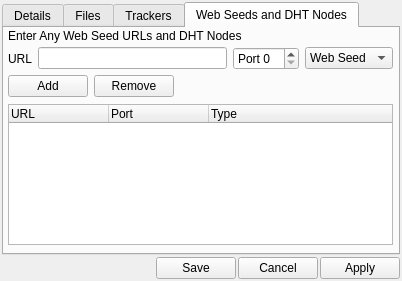
<?xml version="1.0" encoding="UTF-8"?>
<ui version="4.0">
 <class>DialogCreateTorrent</class>
 <widget class="QDialog" name="DialogCreateTorrent">
  <property name="geometry">
   <rect>
    <x>0</x>
    <y>0</y>
    <width>402</width>
    <height>281</height>
   </rect>
  </property>
  <property name="windowTitle">
   <string>Dialog</string>
  </property>
  <layout class="QGridLayout" name="gridLayout_5">
   <property name="margin">
    <number>2</number>
   </property>
   <property name="spacing">
    <number>2</number>
   </property>
   <item row="0" column="0">
    <widget class="QTabWidget" name="tabWidget">
     <property name="currentIndex">
      <number>3</number>
     </property>
     <widget class="QWidget" name="tabDetails">
      <attribute name="title">
       <string>Details</string>
      </attribute>
      <layout class="QGridLayout" name="gridLayout_4">
       <property name="margin">
        <number>4</number>
       </property>
       <property name="spacing">
        <number>4</number>
       </property>
       <item row="0" column="0">
        <layout class="QGridLayout" name="gridLayout_2">
         <item row="0" column="0">
          <widget class="QLabel" name="label">
           <property name="text">
            <string>Creator</string>
           </property>
          </widget>
         </item>
         <item row="0" column="1">
          <widget class="QLineEdit" name="lineEdit">
           <property name="text">
            <string>Panthera 0.0.1.0 Alpha</string>
           </property>
          </widget>
         </item>
        </layout>
       </item>
       <item row="1" column="0">
        <widget class="QLabel" name="label_2">
         <property name="text">
          <string>Comment</string>
         </property>
        </widget>
       </item>
       <item row="2" column="0">
        <widget class="QPlainTextEdit" name="plainTextEdit"/>
       </item>
       <item row="3" column="0">
        <layout class="QGridLayout" name="gridLayout_3">
         <item row="0" column="0">
          <widget class="QLabel" name="label_3">
           <property name="text">
            <string>Piece Size (KB/s</string>
           </property>
          </widget>
         </item>
         <item row="1" column="0">
          <widget class="QLabel" name="label_4">
           <property name="text">
            <string>Output File Name</string>
           </property>
          </widget>
         </item>
         <item row="0" column="1" colspan="2">
          <widget class="QLineEdit" name="lineEdit_2"/>
         </item>
         <item row="1" column="1">
          <widget class="QLineEdit" name="lineEdit_3"/>
         </item>
         <item row="1" column="2">
          <widget class="QToolButton" name="toolButton">
           <property name="text">
            <string>...</string>
           </property>
          </widget>
         </item>
        </layout>
       </item>
       <item row="4" column="0">
        <widget class="QCheckBox" name="checkBox">
         <property name="text">
          <string>Private</string>
         </property>
        </widget>
       </item>
      </layout>
     </widget>
     <widget class="QWidget" name="tabFiles">
      <attribute name="title">
       <string>Files</string>
      </attribute>
      <layout class="QGridLayout" name="gridLayout_7">
       <property name="margin">
        <number>4</number>
       </property>
       <property name="spacing">
        <number>4</number>
       </property>
       <item row="0" column="0">
        <widget class="QLabel" name="label_5">
         <property name="text">
          <string>Select The Files And Directories The Torrent Will Contain</string>
         </property>
        </widget>
       </item>
       <item row="1" column="0">
        <layout class="QGridLayout" name="gridLayout_6">
         <item row="0" column="0">
          <widget class="QPushButton" name="pushButton_4">
           <property name="text">
            <string>File</string>
           </property>
          </widget>
         </item>
         <item row="0" column="1">
          <widget class="QPushButton" name="pushButton_5">
           <property name="text">
            <string>Directory</string>
           </property>
          </widget>
         </item>
         <item row="0" column="2">
          <spacer name="horizontalSpacer_2">
           <property name="orientation">
            <enum>Qt::Horizontal</enum>
           </property>
           <property name="sizeHint" stdset="0">
            <size>
             <width>40</width>
             <height>20</height>
            </size>
           </property>
          </spacer>
         </item>
        </layout>
       </item>
       <item row="2" column="0">
        <widget class="QListWidget" name="listWidget"/>
       </item>
      </layout>
     </widget>
     <widget class="QWidget" name="tabTrackers">
      <attribute name="title">
       <string>Trackers</string>
      </attribute>
      <layout class="QGridLayout" name="gridLayout_10">
       <property name="margin">
        <number>4</number>
       </property>
       <property name="spacing">
        <number>2</number>
       </property>
       <item row="0" column="0">
        <layout class="QGridLayout" name="gridLayout_8">
         <item row="0" column="0" colspan="3">
          <widget class="QLabel" name="label_6">
           <property name="text">
            <string>Enter The Tracker URLs of the Torrent</string>
           </property>
          </widget>
         </item>
         <item row="1" column="0">
          <widget class="QLabel" name="label_7">
           <property name="text">
            <string>URL</string>
           </property>
          </widget>
         </item>
         <item row="1" column="1">
          <widget class="QLineEdit" name="lineEdit_4"/>
         </item>
         <item row="1" column="2">
          <widget class="QSpinBox" name="spinBox">
           <property name="sizePolicy">
            <sizepolicy hsizetype="Minimum" vsizetype="Fixed">
             <horstretch>0</horstretch>
             <verstretch>0</verstretch>
            </sizepolicy>
           </property>
           <property name="minimumSize">
            <size>
             <width>60</width>
             <height>0</height>
            </size>
           </property>
           <property name="prefix">
            <string>Tier </string>
           </property>
           <property name="maximum">
            <number>5</number>
           </property>
           <property name="value">
            <number>1</number>
           </property>
          </widget>
         </item>
        </layout>
       </item>
       <item row="1" column="0">
        <layout class="QGridLayout" name="gridLayout_9">
         <item row="0" column="0">
          <widget class="QPushButton" name="pushButton_6">
           <property name="text">
            <string>Add</string>
           </property>
          </widget>
         </item>
         <item row="0" column="1">
          <widget class="QPushButton" name="pushButton_7">
           <property name="text">
            <string>Remove</string>
           </property>
          </widget>
         </item>
         <item row="0" column="2">
          <spacer name="horizontalSpacer_3">
           <property name="orientation">
            <enum>Qt::Horizontal</enum>
           </property>
           <property name="sizeHint" stdset="0">
            <size>
             <width>40</width>
             <height>20</height>
            </size>
           </property>
          </spacer>
         </item>
        </layout>
       </item>
       <item row="3" column="0">
        <widget class="QTreeWidget" name="treeWidget_2">
         <property name="rootIsDecorated">
          <bool>false</bool>
         </property>
         <property name="itemsExpandable">
          <bool>false</bool>
         </property>
         <property name="allColumnsShowFocus">
          <bool>true</bool>
         </property>
         <property name="expandsOnDoubleClick">
          <bool>false</bool>
         </property>
         <column>
          <property name="text">
           <string>Tracker</string>
          </property>
         </column>
         <column>
          <property name="text">
           <string>Tier</string>
          </property>
         </column>
        </widget>
       </item>
      </layout>
     </widget>
     <widget class="QWidget" name="tabSeedsNodes">
      <attribute name="title">
       <string>Web Seeds and DHT Nodes</string>
      </attribute>
      <widget class="QLabel" name="label_9">
       <property name="geometry">
        <rect>
         <x>4</x>
         <y>0</y>
         <width>385</width>
         <height>16</height>
        </rect>
       </property>
       <property name="text">
        <string>Enter Any Web Seed URLs and DHT Nodes</string>
       </property>
      </widget>
      <widget class="QLabel" name="label_11">
       <property name="geometry">
        <rect>
         <x>212</x>
         <y>16</y>
         <width>46</width>
         <height>14</height>
        </rect>
       </property>
       <property name="text">
        <string/>
       </property>
      </widget>
      <widget class="QWidget" name="gridLayoutWidget_7">
       <property name="geometry">
        <rect>
         <x>4</x>
         <y>16</y>
         <width>385</width>
         <height>29</height>
        </rect>
       </property>
       <layout class="QGridLayout" name="gridLayout_11">
        <item row="0" column="0">
         <widget class="QLabel" name="label_10">
          <property name="text">
           <string>URL</string>
          </property>
         </widget>
        </item>
        <item row="0" column="1">
         <widget class="QLineEdit" name="lineEdit_5"/>
        </item>
        <item row="0" column="2">
         <widget class="QSpinBox" name="spinBox_2">
          <property name="minimumSize">
           <size>
            <width>60</width>
            <height>0</height>
           </size>
          </property>
          <property name="prefix">
           <string>Port </string>
          </property>
         </widget>
        </item>
        <item row="0" column="3">
         <widget class="QComboBox" name="comboBox">
          <item>
           <property name="text">
            <string>Web Seed</string>
           </property>
          </item>
          <item>
           <property name="text">
            <string>DHT Node</string>
           </property>
          </item>
         </widget>
        </item>
       </layout>
      </widget>
      <widget class="QWidget" name="gridLayoutWidget_8">
       <property name="geometry">
        <rect>
         <x>4</x>
         <y>44</y>
         <width>385</width>
         <height>29</height>
        </rect>
       </property>
       <layout class="QGridLayout" name="gridLayout_12">
        <item row="0" column="0">
         <widget class="QPushButton" name="pushButton_8">
          <property name="text">
           <string>Add</string>
          </property>
         </widget>
        </item>
        <item row="0" column="1">
         <widget class="QPushButton" name="pushButton_9">
          <property name="text">
           <string>Remove</string>
          </property>
         </widget>
        </item>
        <item row="0" column="2">
         <spacer name="horizontalSpacer_4">
          <property name="orientation">
           <enum>Qt::Horizontal</enum>
          </property>
          <property name="sizeHint" stdset="0">
           <size>
            <width>40</width>
            <height>20</height>
           </size>
          </property>
         </spacer>
        </item>
       </layout>
      </widget>
      <widget class="QTreeWidget" name="treeWidget">
       <property name="geometry">
        <rect>
         <x>4</x>
         <y>76</y>
         <width>385</width>
         <height>141</height>
        </rect>
       </property>
       <column>
        <property name="text">
         <string>URL</string>
        </property>
       </column>
       <column>
        <property name="text">
         <string>Port</string>
        </property>
       </column>
       <column>
        <property name="text">
         <string>Type</string>
        </property>
       </column>
      </widget>
     </widget>
    </widget>
   </item>
   <item row="1" column="0">
    <layout class="QGridLayout" name="gridLayout">
     <item row="0" column="1">
      <widget class="QPushButton" name="pushButton">
       <property name="text">
        <string>Save</string>
       </property>
      </widget>
     </item>
     <item row="0" column="2">
      <widget class="QPushButton" name="pushButton_2">
       <property name="text">
        <string>Cancel</string>
       </property>
      </widget>
     </item>
     <item row="0" column="3">
      <widget class="QPushButton" name="pushButton_3">
       <property name="text">
        <string>Apply</string>
       </property>
      </widget>
     </item>
     <item row="0" column="0">
      <spacer name="horizontalSpacer">
       <property name="orientation">
        <enum>Qt::Horizontal</enum>
       </property>
       <property name="sizeHint" stdset="0">
        <size>
         <width>40</width>
         <height>20</height>
        </size>
       </property>
      </spacer>
     </item>
    </layout>
   </item>
  </layout>
 </widget>
 <resources/>
 <connections/>
</ui>
